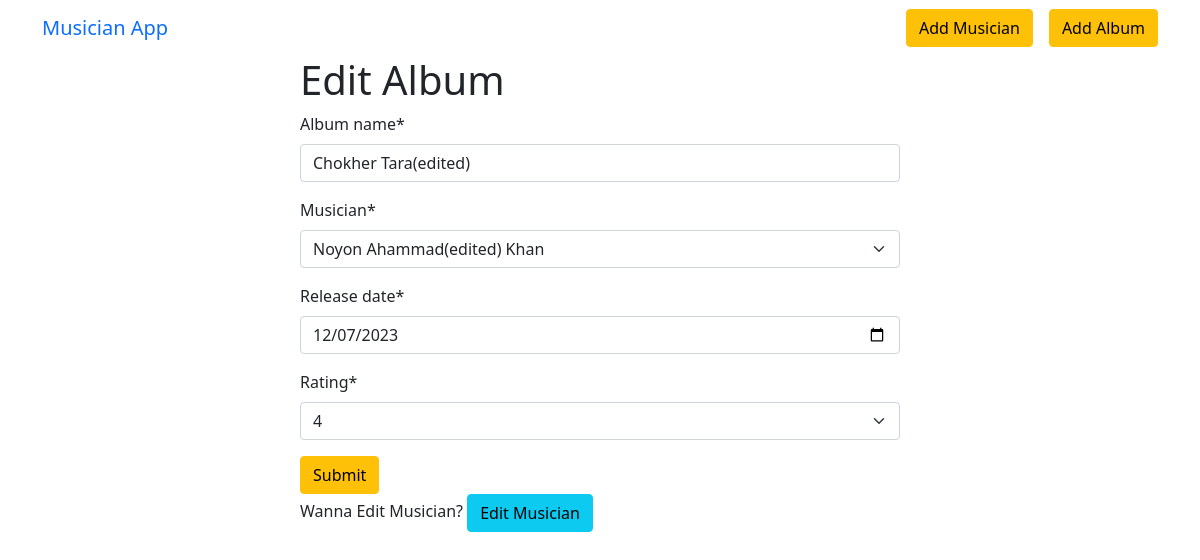
The page /edit_album/4/ on the database its author committed.
### musician_app/models.py (models this page shows, shortened)
class Album(models.Model):
    CHOICES = (('1', 1), ('2', 2), ('3', 3), ('4', 4), ('5', 5))
    album_name = models.CharField(max_length=50)
    musician = models.ForeignKey(
        Musician, on_delete=models.CASCADE, related_name="albums")
    release_date = models.DateField()
    rating = models.CharField(choices=CHOICES, max_length=2)

### musician_app/views.py (the view)
# urls.py: path('edit_album/<int:id>/', edit_album, name="edit_album"),
def edit_album(request, id):
    album = models.Album.objects.get(pk=id)
    musician_pk = album.musician.pk
    form = forms.AlbumForm(instance=album)
    if request.method == 'POST':
        form = forms.AlbumForm(request.POST, instance=album)
        if form.is_valid():
            form.save()
            return redirect('home')
    return render(request, 'edit_album.html', {'form': form, 'musician_pk': musician_pk})

### musician_app/forms.py
class AlbumForm(forms.ModelForm):
    release_date = forms.DateTimeField(
        widget=forms.NumberInput(attrs={'type': 'date'}))
    class Meta:
        model = Album
        fields = ['album_name', 'musician', 'release_date', 'rating']

### musician_app/models.py (called while the page is built)
    def __str__(self) -> str:
        return f"{self.first_name} {self.last_name}"

### musician_app/templates/edit_album.html
{% extends 'base.html' %} {% load crispy_forms_tags %} {% block content %}
<form style="width: 50%; margin: auto" method="post">
  <h1>Edit Album</h1>
  {% csrf_token %} {{form | crispy}}
  <button class="btn btn-warning">Submit</button>
  <br />
  Wanna Edit Musician?
  <a href="{% url 'edit_musician' id=musician_pk %}" class="btn btn-info"
    >Edit Musician</a
  >
</form>
{% endblock %}

### rows shown on the page
Album: album_name "Chokher Tara(edited)", musician "Noyon Ahammad(edited) Khan", release_date "12/07/2023", rating "4"
